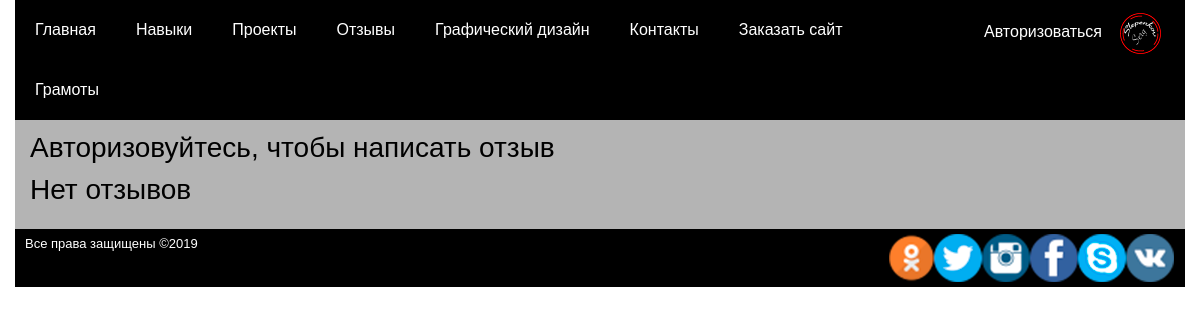
Screenshot of /?page=comments with the database file from the repository.
### tables this page shows
CREATE TABLE `menu` (
  `id` int(11) NOT NULL,
  `title` varchar(255) NOT NULL,
  `url` varchar(255) NOT NULL
);

### index.php (called while the page is built, shortened)
<?php
require 'functions/db.php';
require 'functions/function.php';
connections();

### functions/function.php (the view, shortened to what this page needs)
<?php
function connections()
{
    include 'tempate/header.php';
    include 'tempate/footer.php';
}
function do_query($query)
{
    global $mysqli;
    $result = mysqli_query($mysqli, $query);
    return $result;
}
function get_menu()
{
    $sql = do_query('SELECT * FROM `menu`');
    $output = "<ul>";
    foreach ($sql as $r) {
        $output .= "<li><a href='" . $r['url'] . "'>" . $r['title'] . "</a></li>";
    }
    return $output;
}

### css/style.css (style rules this page uses)
* { padding: 0; margin: 0; }
body { font-family: sans-serif; font-size: 13px; color: black; font-weight: normal; text-decoration: none; }
.cobtainer .nenu nav ul { margin-bottom: 0; }
.cobtainer .nenu nav ul li { display: block; text-align: left; font-size: 16px; padding-left: 10px; }
.cobtainer .nenu nav ul li a { color: #fff; display: block; text-decoration: none; padding: 12px 0; }
@media (min-width: 960px) { .cobtainer .nenu nav ul, .cobtainer .nenu nav .ul_users { display: block; float: left; width: 80%; } }
@media (min-width: 960px) { .cobtainer .nenu nav ul li, .cobtainer .nenu nav .ul_users li { float: left; line-height: 1; display: block; padding: 10px 20px; } }

### rows the page displays
menu: title "Главная"
menu: title "Навыки"
menu: title "Проекты"
menu: title "Отзывы"
menu: title "Графический дизайн"
menu: title "Контакты"
menu: title "Заказать сайт"
menu: title "Грамоты"
